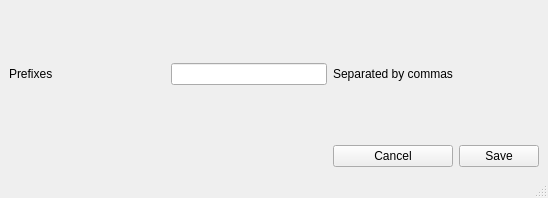
<?xml version="1.0" encoding="UTF-8"?>
<ui version="4.0">
 <class>Prefixes</class>
 <widget class="QMainWindow" name="Prefixes">
  <property name="geometry">
   <rect>
    <x>0</x>
    <y>0</y>
    <width>548</width>
    <height>198</height>
   </rect>
  </property>
  <property name="windowTitle">
   <string>MainWindow</string>
  </property>
  <widget class="QWidget" name="centralwidget">
   <layout class="QGridLayout" name="gridLayout">
    <item row="0" column="0">
     <layout class="QGridLayout" name="gridLayout_2">
      <item row="1" column="0">
       <widget class="QLabel" name="label">
        <property name="text">
         <string>Prefixes</string>
        </property>
       </widget>
      </item>
      <item row="3" column="0">
       <spacer name="horizontalSpacer">
        <property name="orientation">
         <enum>Qt::Horizontal</enum>
        </property>
        <property name="sizeHint" stdset="0">
         <size>
          <width>40</width>
          <height>20</height>
         </size>
        </property>
       </spacer>
      </item>
      <item row="1" column="1">
       <widget class="QLineEdit" name="prefixes"/>
      </item>
      <item row="0" column="1">
       <spacer name="verticalSpacer_2">
        <property name="orientation">
         <enum>Qt::Vertical</enum>
        </property>
        <property name="sizeHint" stdset="0">
         <size>
          <width>20</width>
          <height>40</height>
         </size>
        </property>
       </spacer>
      </item>
      <item row="2" column="1">
       <spacer name="verticalSpacer">
        <property name="orientation">
         <enum>Qt::Vertical</enum>
        </property>
        <property name="sizeHint" stdset="0">
         <size>
          <width>20</width>
          <height>40</height>
         </size>
        </property>
       </spacer>
      </item>
      <item row="1" column="2">
       <widget class="QLabel" name="label_2">
        <property name="text">
         <string>Separated by commas</string>
        </property>
       </widget>
      </item>
      <item row="3" column="3">
       <widget class="QPushButton" name="save">
        <property name="text">
         <string>Save</string>
        </property>
       </widget>
      </item>
      <item row="3" column="2">
       <widget class="QPushButton" name="cancel">
        <property name="text">
         <string>Cancel</string>
        </property>
       </widget>
      </item>
     </layout>
    </item>
   </layout>
  </widget>
  <widget class="QMenuBar" name="menubar">
   <property name="geometry">
    <rect>
     <x>0</x>
     <y>0</y>
     <width>548</width>
     <height>19</height>
    </rect>
   </property>
  </widget>
  <widget class="QStatusBar" name="statusbar"/>
 </widget>
 <resources/>
 <connections/>
</ui>
